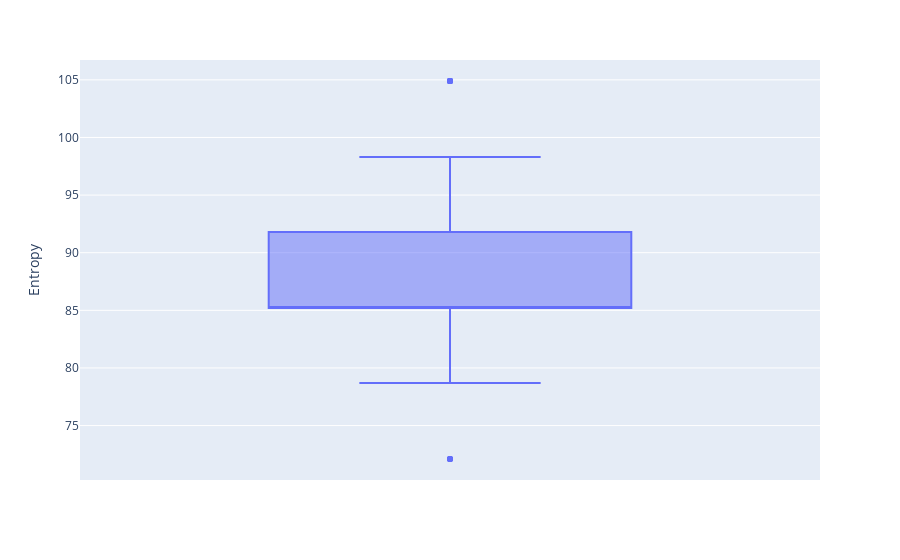

Notebook code for this chart:
### Code cell
import plotly.express as px
fig = px.box(H, y="Entropy")
fig.show()

### Figure 1 — Plotly figure (JSON) as saved in the notebook; plotly's stock layout.template omitted (floating-point values rounded to 4 significant figures; data arrays with more than 128 entries replaced by an {"elided": "..."} marker saying what was removed)
{"data": [{"alignmentgroup": "True", "hovertemplate": "Entropy=%{y}<extra></extra>", "legendgroup": "", "marker": {"color": "#636efa"}, "name": "", "notched": false, "offsetgroup": "", "orientation": "v", "showlegend": false, "type": "box", "x0": " ", "xaxis": "x", "y": {"elided": "300 float values"}, "y0": " ", "yaxis": "y"}], "layout": {"boxmode": "group", "legend": {"tracegroupgap": 0}, "margin": {"t": 60}, "xaxis": {"anchor": "y", "domain": [0, 1]}, "yaxis": {"anchor": "x", "domain": [0, 1], "title": {"text": "Entropy"}}}}
